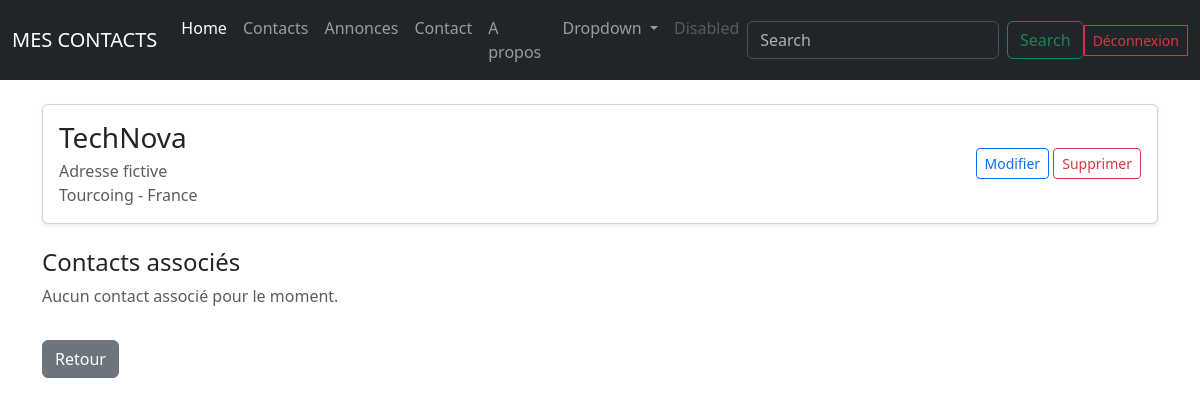
The app's page /entreprises/1/ (signed in) with its own data.
### contacts/models.py (models this page shows, shortened)
class Entreprise(models.Model):
    nom = models.CharField(max_length=150, unique=True)
    adresse = models.CharField(max_length=255, blank=True)
    ville = models.CharField(max_length=100, blank=True)
    pays = models.CharField(max_length=100, blank=True)
    site_web = models.URLField(blank=True)
    logo = models.ImageField(upload_to="logos/", blank=True, null=True)

### contacts/views.py (the view)
# urls.py: path("entreprises/<int:pk>/", views.entreprise_detail, name="entreprise_detail"),
@login_required
def entreprise_detail(request, pk):
    entreprise = get_object_or_404(Entreprise, pk=pk)
    return render(request, "entreprises/entreprise_detail.html", {"entreprise": entreprise})

### contacts/templates/entreprises/entreprise_detail.html (shortened to what this page needs)
{% extends "contacts/base.html" %}
{% block content %}
<div class="container mt-4">
    <div class="card shadow-sm mb-4">
        <div class="card-body d-flex align-items-center">
            <div>
                <h3 class="mb-1">{{ entreprise.nom }}</h3>
                <p class="text-muted mb-0">
                    {{ entreprise.adresse }}<br>
                    {{ entreprise.ville }} - {{ entreprise.pays }}
                </p>
            </div>
            <div class="ms-auto">
                {% if perms.contacts.change_entreprise %}
                    <a href="{% url 'entreprise_update' entreprise.id %}" class="btn btn-outline-primary btn-sm">Modifier</a>
                {% endif %}
                {% if perms.contacts.delete_entreprise %}
                    <a href="{% url 'entreprise_delete' entreprise.id %}" class="btn btn-outline-danger btn-sm">Supprimer</a>
                {% endif %}
            </div>
        </div>
    </div>
    <h4>Contacts associés</h4>
    {% if entreprise.contacts.all %}
        <div class="row">
            {% for contact in entreprise.contacts.all %}
                <div class="col-md-4">
                    <div class="card shadow-sm mb-3">
                        <img src="{{ contact.photo.url }}" class="card-img-top" style="height: 200px; object-fit: cover;">
                        <div class="card-body text-center">
                            <h5>{{ contact.prenom }} {{ contact.nom }}</h5>
                            <a href="{% url 'contact_detail' contact.id %}" class="btn btn-outline-primary btn-sm">
                                Voir fiche
                            </a>
                        </div>
                    </div>
                </div>
            {% endfor %}
        </div>
    {% else %}
        <p class="text-muted">Aucun contact associé pour le moment.</p>
    {% endif %}
    <a href="{% url 'entreprise_list' %}" class="btn btn-secondary mt-3">Retour</a>
</div>
{% endblock %}

### records on screen
Entreprise: nom "TechNova", adresse "Adresse fictive", ville "Tourcoing", pays "France"
